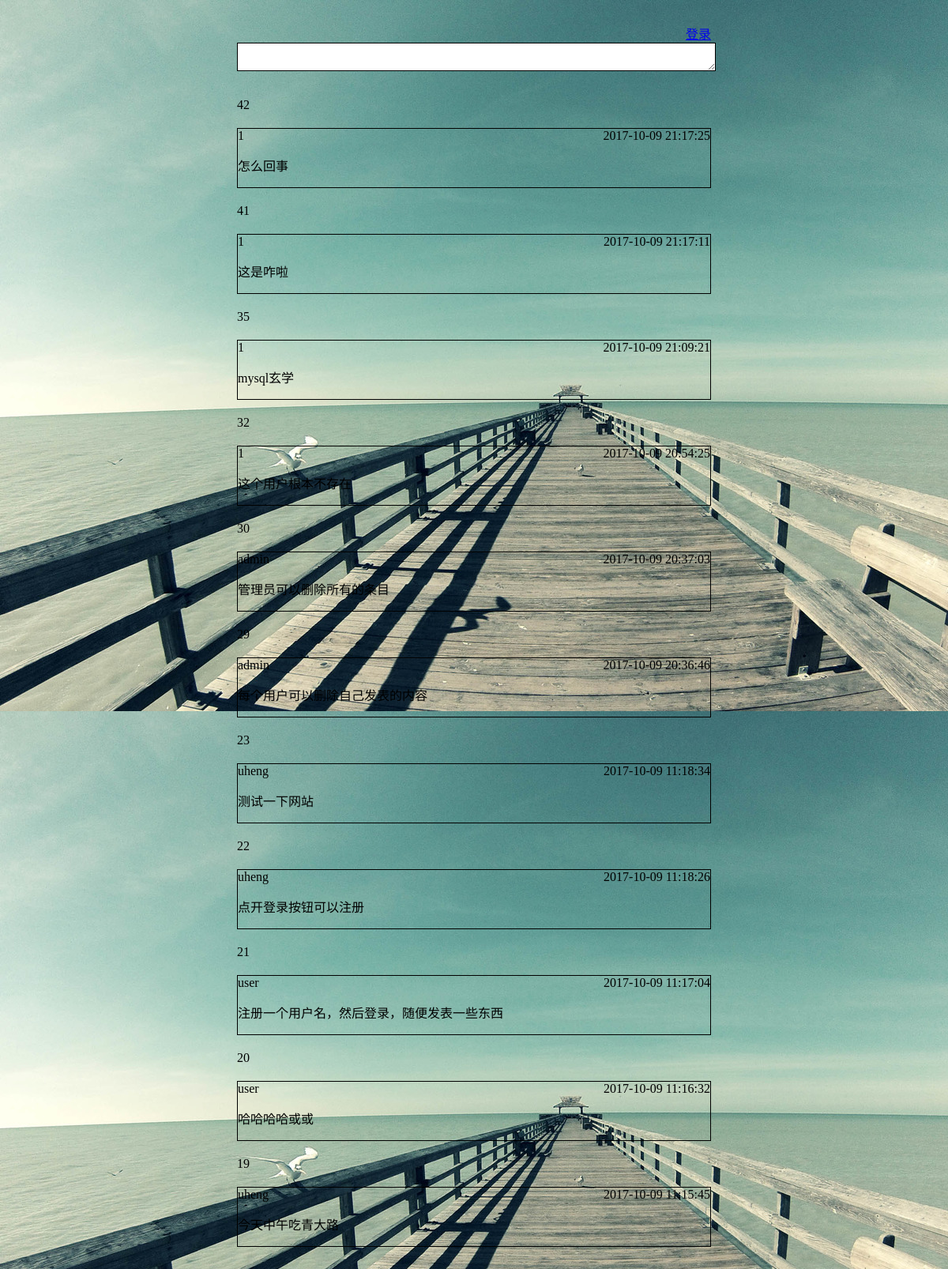
The app's page /home.php with its own data.
### tables this page shows
CREATE TABLE `msg` (
  `id` int(11) NOT NULL AUTO_INCREMENT,
  `author` varchar(40) NOT NULL,
  `text` varchar(100) NOT NULL,
  `up_time` datetime NOT NULL,
  PRIMARY KEY (`id`)
);

### home.php (the view, shortened to what this page needs)
<?php
	include_once("sqlcon.php");
	$sql = "SELECT * FROM msg ORDER BY up_time DESC;";
	$res = mysql_query($sql, $conn);
	$rows = array();
	while($row = mysql_fetch_array($res, MYSQL_ASSOC)){
		$rows[] = $row;
	}
?>
<!DOCTYPE html>
<html>
	<head>
		<link rel="stylesheet" type="text/css" href="css/main.css" />
	</head>
	<body background="css/imgs/2.jpg">
	<body>
		<div class="add">
			<?php if(!isset($_SESSION['user'])) { ?>
			<a href="login.php">登录</a>
			<?php }else{ ?>
			<a href="logout.php">当前用户：<?php echo $_SESSION['user'] ?>  退出</a>
			<?php } ?>
			<form action="insert.php" method="post">
				<textarea name="text"></textarea>
			</form>
		</div>
		<div class="msg">
			<?php
				foreach($rows as $item){
					echo $item['id'];
			?>
			<div class="item">
				<span><?php echo $item['author'] ?></span>
				<span class="date"><?php echo $item['up_time'] ?></span>
				<p><?php echo $item['text'] ?></p>
			</div>
			<?php
				}
			?>
		</div>
	</body>
</html>

### css/main.css (style rules this page uses)
.add { width:600px; margin:30px auto; }
.add textarea { border: 1px solid; width:100%; }
.add a { float:right; }
.msg { width:600px; margin:30px auto; }
.msg .item { color:#000; margin:20px auto; border:solid 1px #000; }
.msg .item .date { float:right; }

### records on screen
msg: id "42", author "1", up_time "2017-10-09 21:17:25", text "怎么回事"
msg: id "41", author "1", up_time "2017-10-09 21:17:11", text "这是咋啦"
msg: id "35", author "1", up_time "2017-10-09 21:09:21", text "mysql玄学"
msg: id "32", author "1", up_time "2017-10-09 20:54:25", text "这个用户根本不存在"
msg: id "30", author "admin", up_time "2017-10-09 20:37:03", text "管理员可以删除所有的条目"
msg: id "29", author "admin", up_time "2017-10-09 20:36:46", text "每个用户可以删除自己发表的内容"
msg: id "23", author "uheng", up_time "2017-10-09 11:18:34", text "测试一下网站"
msg: id "22", author "uheng", up_time "2017-10-09 11:18:26", text "点开登录按钮可以注册"
msg: id "21", author "user", up_time "2017-10-09 11:17:04", text "注册一个用户名，然后登录，随便发表一些东西"
msg: id "20", author "user", up_time "2017-10-09 11:16:32", text "哈哈哈哈或或"
msg: id "19", author "uheng", up_time "2017-10-09 11:15:45", text "今天中午吃青大路"
